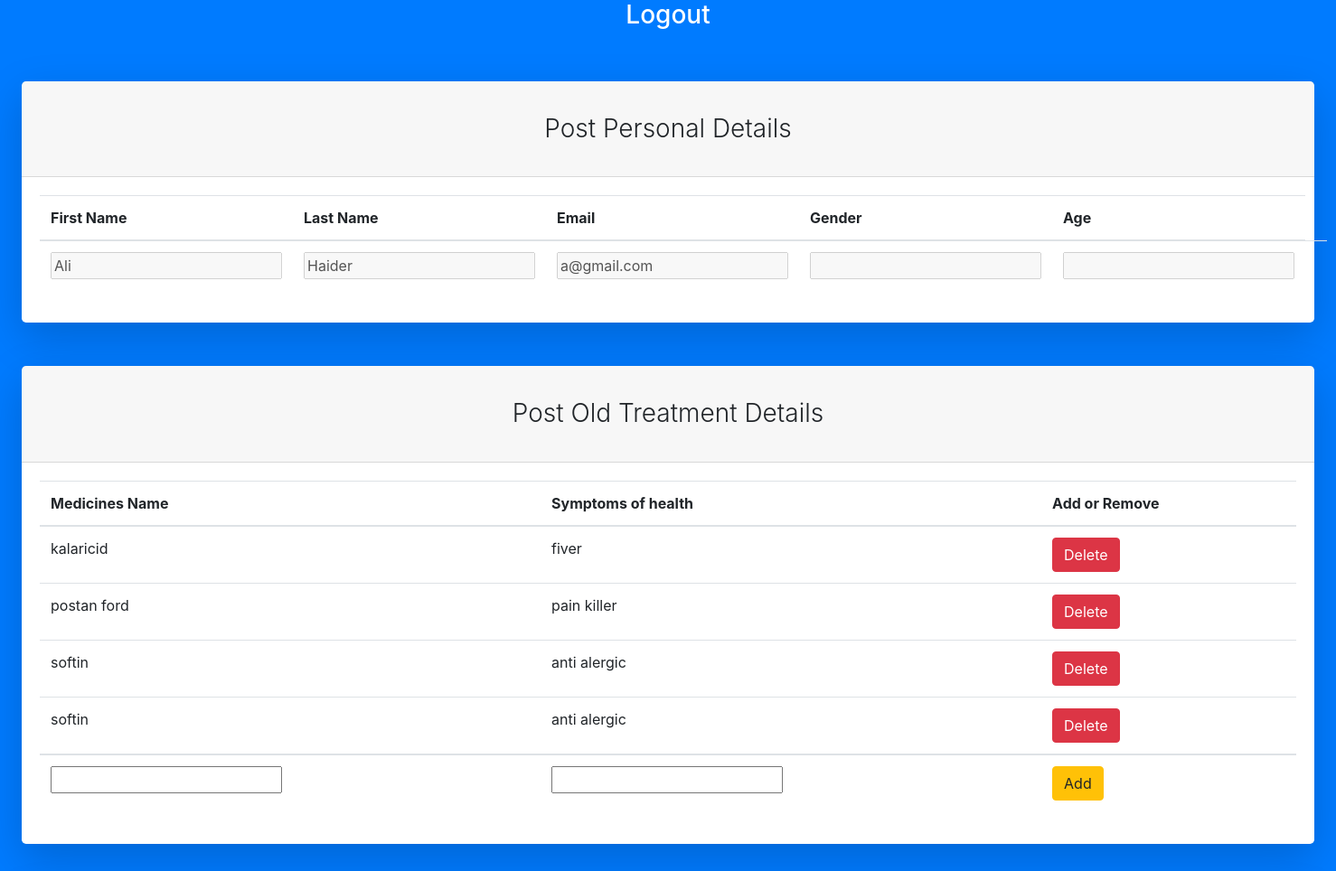
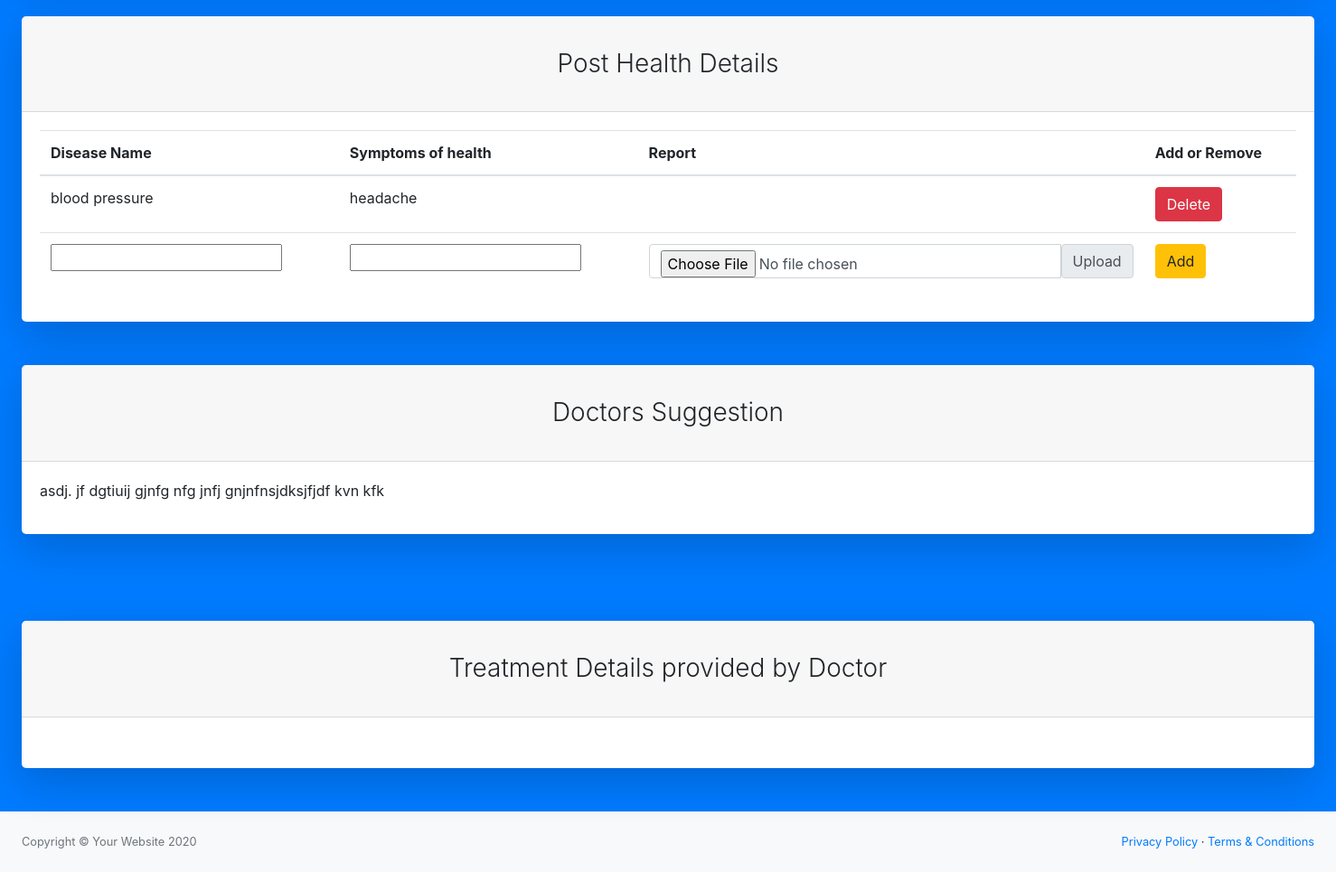
/profile.php (signed in), run on the app's committed database (2 pictures, top to bottom).
### tables this page shows
CREATE TABLE `user` (
  `id` int(11) NOT NULL,
  `Fname` varchar(50) NOT NULL,
  `Lname` varchar(50) NOT NULL,
  `Email` varchar(50) NOT NULL,
  `Password` varchar(50) NOT NULL,
  `role` int(11) NOT NULL,
  `Mname` varchar(255) DEFAULT NULL,
  `Dname` varchar(255) DEFAULT NULL,
  `symtoms` varchar(255) DEFAULT NULL,
  `Gender` varchar(6) DEFAULT NULL,
  `Age` varchar(10) NOT NULL
);

CREATE TABLE `tblpostoldtreatment` (
  `MID` int(11) NOT NULL,
  `Email` varchar(50) NOT NULL,
  `Mname` varchar(255) NOT NULL,
  `Sname` varchar(255) NOT NULL
);

CREATE TABLE `posthealthdetails` (
  `phd` int(11) NOT NULL,
  `Email` varchar(50) NOT NULL,
  `Dname` varchar(255) NOT NULL,
  `Sname` varchar(255) NOT NULL,
  `file` varchar(255) NOT NULL,
  `fileNameRaw` varchar(255) NOT NULL
);

CREATE TABLE `tblsuggestion` (
  `Email` varchar(30) DEFAULT NULL,
  `Suggestion` varchar(255) DEFAULT NULL,
  `Doctor` varchar(100) DEFAULT NULL
);

### profile.php (the view, shortened to what this page needs)
<?php include 'config.php' ?>
<?php include 'header.php' ?>
<?php
if(isset($_SESSION["Email"])){
?>
<body class="bg-primary">
    <div id="layoutAuthentication">
        <h3 class="text-center"><a href="logout.php" style="color:#fff !important">Logout</a></h3>
        <div id="layoutAuthentication_content">
            <main>
                <div class="container-fluid">
                    <div class="row justify-content-center">
                        <div class="col-lg-12">
                            <div class="card shadow-lg border-0 rounded-lg mt-5">
                                <div class="card-header">
                                    <h3 class="text-center font-weight-light my-4">Post Personal Details</h3>
                                </div>
                                <div class="card-body">
                                    <table class="table">
                                        <thead>
                                            <tr>
                                                <th scope="col">First Name</th>
                                                <th scope="col">Last Name</th>
                                                <th scope="col">Email</th>
                                                <th scope="col">Gender</th>
                                                <th scope="col">Age</th>
                                            </tr>
                                        </thead>
                                        <tbody>
                                            <?php
                                            $Email = $_SESSION["Email"];
                                            $sql = mysqli_query($con, "SELECT * FROM `user` WHERE Email='$Email'");
                                            while ($row = mysqli_fetch_array($sql)) {
                                            ?>
                                                <form method="get" action="">
                                                    <tr>
                                                        <td><input type="text" disabled name="Fname" value="<?php echo $row['Fname'] ?>"></td>
                                                        <td><input type="text" disabled name="Lname" value="<?php echo $row['Lname'] ?>"></td>
                                                        <td><input type="text" disabled name="Email" value="<?php echo $row['Email'] ?>"></td>
                                                        <td><input type="text" disabled name="Gender" value="<?php echo $row['Gender'] ?>"></td>
                                                        <td><input type="text" disabled name="Age" value="<?php echo $row['Age'] ?>"></td>
                                                        <td><input type="hidden" name="Pdesc" value="<?php echo $row['role'] ?>"></td>
                                                    </tr>
                                                </form>
                                            <?php
                                            }
                                            ?>
                                        </tbody>
                                    </table>
                                </div>
                            </div>
                        </div>
                    </div>
                </div>
            </main>
            <main>
                <div class="container-fluid">
                    <div class="row justify-content-center">
                        <div class="col-lg-12">
                            <div class="card shadow-lg border-0 rounded-lg mt-5">
                                <div class="card-header">
                                    <h3 class="text-center font-weight-light my-4">Post Old Treatment Details</h3>
                                </div>
                                <div class="card-body">
                                    <table class="table" id="table_field">
                                        <thead>
                                            <tr>
                                                <th scope="col">Medicines Name</th>
                                                <th scope="col">Symptoms of health</th>
                                                <th scope="col">Add or Remove</th>
                                            </tr>
                                        </thead>
                                        <?php
                                        $Email = $_SESSION["Email"];
                                        $oldtreat = mysqli_query($con, "SELECT * FROM `tblpostoldtreatment` WHERE Email='$Email' ");
                                        while ($row3 = mysqli_fetch_array($oldtreat)) {
                                        ?>
                                            <form method="get">
                                                <tr>
                                                    <td><input type="hidden" disabled name="Gender" value="$row['Gender']"><?php echo $row3['Mname'] ?></td>
                                                    <td><input type="hidden" disabled name="Age" value="$row['Age']"><?php echo $row3['Sname'] ?></td>
                                                    <td><a href="delete.php?MID=<?php echo $row3['MID'] ?>" class="btn btn-danger">Delete</a></td>
                                                </tr>
                                            </form>
                                        <?php
                                        }
                                        ?>
                                        <tbody>
                                            <form method="get" action="">
                                                <tr>
                                                    <td><input type="text" name="Mname" required></td>
                                                    <td><input type="text" name="Sname" required></td>
                                                    <td><button type="submit" class="btn btn-warning" name="add1" id="add1" value="Add">Add</button></td>
                                                </tr>
                                        </tbody>
                                    </table>
                                </div>
                            </div>
                        </div>
                    </div>
                </div>
            </main>
            <main>
                <div class="container-fluid">
                    <div class="row justify-content-center">
                        <div class="col-lg-12">
                            <div class="card shadow-lg border-0 rounded-lg mt-5">
                                <div class="card-header">
                                    <h3 class="text-center font-weight-light my-4">Post Health Details</h3>
                                </div>
                                <div class="card-body">
                                    <table class="table">
                                        <thead>
                                            <tr>
                                                <th scope="col">Disease Name</th>
                                                <th scope="col">Symptoms of health</th>
                                                <th scope="col">Report</th>
                                                <th scope="col">Add or Remove</th>
                                            </tr>
                                        </thead>
                                        <tbody>
                                            <?php
                                            $Email = $_SESSION["Email"];
                                            $disease = mysqli_query($con, "SELECT * FROM `posthealthdetails` WHERE Email='$Email' ");
                                            while ($row2 = mysqli_fetch_array($disease)) {
                                            ?>
                                                <form method="get" action="">
                                                    <tr>
                                                        <td><input type="hidden" disabled name="Gender" value="$row['Gender']"><?php echo $row2['Dname'] ?></td>
                                                        <td><input type="hidden" disabled name="Age" value="$row['Age']"><?php echo $row2['Sname'] ?></td>
                                                        <td><input type="hidden" disabled name="file" value="$row['file']"><?php echo $row2['fileNameRaw'] ?></td>
                                                        <td><a href="deleteH.php?phd=<?php echo $row2['phd'] ?>" class="btn btn-danger">Delete</a></td>
                                                    </tr>
                                                </form>
                                            <?php
                                            }
                                            ?>
                                            <form method="post" enctype="multipart/form-data">
                                                <tr>
                                                    <td><input type="text" name="Dname" required></td>
                                                    <td><input type="text" name="Sname" required></td>
                                                    <td>
                                                        <div class="input-group">
                                                            <input type="file" class="form-control" name="file" required>
                                                            <label class="input-group-text" for="inputGroupFile02">Upload</label>
                                                        </div>
                                                    </td>
                                                    <td><input type="submit" value="Add" name="add2" class="btn btn-warning"></td>
                                                </tr>
                                            </form>
                                        </tbody>
                                    </table>
                                </div>
                            </div>
                        </div>
                    </div>
                </div>
            </main>
            <main>
                <?php
                $Email = $_SESSION["Email"];
                $record = mysqli_query($con, "SELECT * FROM `tblsuggestion` WHERE Email='$Email' ");
                $row1 = mysqli_fetch_array($record)
                ?>
                <div class="container-fluid mb-5">
                    <div class="row justify-content-center">
                        <div class="col-lg-12">
                            <div class="card shadow-lg border-0 rounded-lg mt-5">
                                <div class="card-header">
                                    <h3 class="text-center font-weight-light my-4">Doctors Suggestion</h3>
                                </div>
                                <div class="card-body">
                                    <p>
                                        <?php
                                        echo ($row1['Suggestion'])
                                        ?>
                                    </p>
                                </div>
                            </div>
                        </div>
                    </div>
                </div>
            </main>
            <main>
                <div class="container-fluid mb-5">
                    <div class="row justify-content-center">
                        <div class="col-lg-12">
                            <div class="card shadow-lg border-0 rounded-lg mt-5">
                                <div class="card-header">
                                    <h3 class="text-center font-weight-light my-4">Treatment Details provided by Doctor </h3>
                                </div>
                                <div class="card-body">
                                </div>
                            </div>
                        </div>
                    </div>
                </div>
            </main>
        </div>
        <div id="layoutAuthentication_footer">
            <footer class="py-4 bg-light mt-auto">
                <div class="container-fluid">
                    <div class="d-flex align-items-center justify-content-between small">
                        <div class="text-muted">Copyright &copy; Your Website 2020</div>
                        <div>
                            <a href="#">Privacy Policy</a>
                            &middot;
                            <a href="#">Terms &amp; Conditions</a>
                        </div>
                    </div>
                </div>
            </footer>
        </div>
    </div>
</body>
</html>
<?php
}
else {
    header("Location:login.php");
  }
?>

### data on the page
user: Fname "Ali", Lname "Haider", Email "a@gmail.com"
tblpostoldtreatment: Mname "kalaricid", Sname "fiver"
tblpostoldtreatment: Mname "postan ford", Sname "pain killer"
tblpostoldtreatment: Mname "softin", Sname "anti alergic"
tblpostoldtreatment: Mname "softin", Sname "anti alergic"
posthealthdetails: Dname "blood pressure", Sname "headache"
tblsuggestion: Suggestion "asdj. jf dgtiuij gjnfg nfg jnfj gnjnfnsjdksjfjdf kvn kfk"
